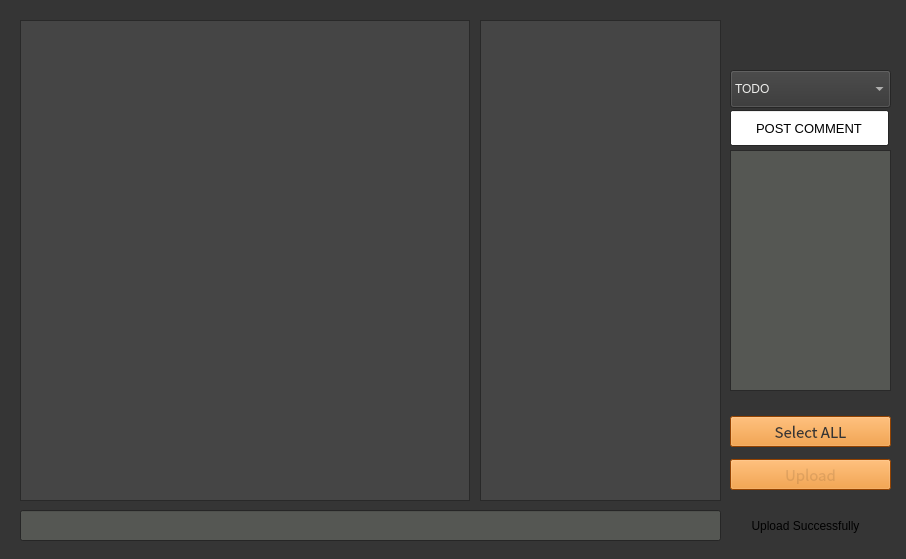
<?xml version="1.0" encoding="UTF-8"?>
<ui version="4.0">
 <class>Upload</class>
 <widget class="QWidget" name="Upload">
  <property name="windowModality">
   <enum>Qt::NonModal</enum>
  </property>
  <property name="geometry">
   <rect>
    <x>0</x>
    <y>0</y>
    <width>906</width>
    <height>559</height>
   </rect>
  </property>
  <property name="sizePolicy">
   <sizepolicy hsizetype="Preferred" vsizetype="Preferred">
    <horstretch>0</horstretch>
    <verstretch>0</verstretch>
   </sizepolicy>
  </property>
  <property name="palette">
   <palette>
    <active>
     <colorrole role="Base">
      <brush brushstyle="SolidPattern">
       <color alpha="255">
        <red>255</red>
        <green>255</green>
        <blue>255</blue>
       </color>
      </brush>
     </colorrole>
     <colorrole role="Window">
      <brush brushstyle="SolidPattern">
       <color alpha="255">
        <red>53</red>
        <green>53</green>
        <blue>53</blue>
       </color>
      </brush>
     </colorrole>
    </active>
    <inactive>
     <colorrole role="Base">
      <brush brushstyle="SolidPattern">
       <color alpha="255">
        <red>255</red>
        <green>255</green>
        <blue>255</blue>
       </color>
      </brush>
     </colorrole>
     <colorrole role="Window">
      <brush brushstyle="SolidPattern">
       <color alpha="255">
        <red>53</red>
        <green>53</green>
        <blue>53</blue>
       </color>
      </brush>
     </colorrole>
    </inactive>
    <disabled>
     <colorrole role="Base">
      <brush brushstyle="SolidPattern">
       <color alpha="255">
        <red>53</red>
        <green>53</green>
        <blue>53</blue>
       </color>
      </brush>
     </colorrole>
     <colorrole role="Window">
      <brush brushstyle="SolidPattern">
       <color alpha="255">
        <red>53</red>
        <green>53</green>
        <blue>53</blue>
       </color>
      </brush>
     </colorrole>
    </disabled>
   </palette>
  </property>
  <property name="windowTitle">
   <string>Nuki-manage</string>
  </property>
  <widget class="QLineEdit" name="dir_lineedit">
   <property name="geometry">
    <rect>
     <x>20</x>
     <y>510</y>
     <width>701</width>
     <height>31</height>
    </rect>
   </property>
   <property name="palette">
    <palette>
     <active>
      <colorrole role="Base">
       <brush brushstyle="SolidPattern">
        <color alpha="255">
         <red>85</red>
         <green>87</green>
         <blue>83</blue>
        </color>
       </brush>
      </colorrole>
     </active>
     <inactive>
      <colorrole role="Base">
       <brush brushstyle="SolidPattern">
        <color alpha="255">
         <red>85</red>
         <green>87</green>
         <blue>83</blue>
        </color>
       </brush>
      </colorrole>
     </inactive>
     <disabled>
      <colorrole role="Base">
       <brush brushstyle="SolidPattern">
        <color alpha="255">
         <red>53</red>
         <green>53</green>
         <blue>53</blue>
        </color>
       </brush>
      </colorrole>
     </disabled>
    </palette>
   </property>
   <property name="font">
    <font>
     <pointsize>10</pointsize>
    </font>
   </property>
   <property name="text">
    <string/>
   </property>
  </widget>
  <widget class="QWidget" name="layoutWidget">
   <property name="geometry">
    <rect>
     <x>730</x>
     <y>150</y>
     <width>161</width>
     <height>241</height>
    </rect>
   </property>
   <layout class="QVBoxLayout" name="verticalLayout">
    <item>
     <widget class="QPlainTextEdit" name="comment_plaintextedit">
      <property name="palette">
       <palette>
        <active>
         <colorrole role="Base">
          <brush brushstyle="SolidPattern">
           <color alpha="255">
            <red>85</red>
            <green>87</green>
            <blue>83</blue>
           </color>
          </brush>
         </colorrole>
        </active>
        <inactive>
         <colorrole role="Base">
          <brush brushstyle="SolidPattern">
           <color alpha="255">
            <red>85</red>
            <green>87</green>
            <blue>83</blue>
           </color>
          </brush>
         </colorrole>
        </inactive>
        <disabled>
         <colorrole role="Base">
          <brush brushstyle="SolidPattern">
           <color alpha="255">
            <red>53</red>
            <green>53</green>
            <blue>53</blue>
           </color>
          </brush>
         </colorrole>
        </disabled>
       </palette>
      </property>
      <property name="font">
       <font>
        <pointsize>9</pointsize>
       </font>
      </property>
      <property name="plainText">
       <string/>
      </property>
      <property name="placeholderText">
       <string notr="true" extracomment="Leave your comment..."/>
      </property>
     </widget>
    </item>
   </layout>
  </widget>
  <widget class="QWidget" name="layoutWidget_2">
   <property name="geometry">
    <rect>
     <x>730</x>
     <y>410</y>
     <width>161</width>
     <height>87</height>
    </rect>
   </property>
   <layout class="QVBoxLayout" name="verticalLayout_2">
    <item>
     <widget class="QPushButton" name="select_all_btn">
      <property name="palette">
       <palette>
        <active>
         <colorrole role="WindowText">
          <brush brushstyle="SolidPattern">
           <color alpha="255">
            <red>238</red>
            <green>238</green>
            <blue>236</blue>
           </color>
          </brush>
         </colorrole>
         <colorrole role="Button">
          <brush brushstyle="SolidPattern">
           <color alpha="255">
            <red>237</red>
            <green>141</green>
            <blue>32</blue>
           </color>
          </brush>
         </colorrole>
         <colorrole role="Light">
          <brush brushstyle="SolidPattern">
           <color alpha="25">
            <red>0</red>
            <green>0</green>
            <blue>0</blue>
           </color>
          </brush>
         </colorrole>
         <colorrole role="Dark">
          <brush brushstyle="SolidPattern">
           <color alpha="25">
            <red>0</red>
            <green>0</green>
            <blue>0</blue>
           </color>
          </brush>
         </colorrole>
         <colorrole role="Mid">
          <brush brushstyle="SolidPattern">
           <color alpha="25">
            <red>0</red>
            <green>0</green>
            <blue>0</blue>
           </color>
          </brush>
         </colorrole>
         <colorrole role="Text">
          <brush brushstyle="SolidPattern">
           <color alpha="255">
            <red>238</red>
            <green>238</green>
            <blue>236</blue>
           </color>
          </brush>
         </colorrole>
         <colorrole role="ButtonText">
          <brush brushstyle="SolidPattern">
           <color alpha="25">
            <red>0</red>
            <green>0</green>
            <blue>0</blue>
           </color>
          </brush>
         </colorrole>
         <colorrole role="Base">
          <brush brushstyle="SolidPattern">
           <color alpha="255">
            <red>53</red>
            <green>53</green>
            <blue>53</blue>
           </color>
          </brush>
         </colorrole>
         <colorrole role="Window">
          <brush brushstyle="SolidPattern">
           <color alpha="255">
            <red>206</red>
            <green>92</green>
            <blue>0</blue>
           </color>
          </brush>
         </colorrole>
         <colorrole role="PlaceholderText">
          <brush brushstyle="SolidPattern">
           <color alpha="128">
            <red>146</red>
            <green>148</green>
            <blue>149</blue>
           </color>
          </brush>
         </colorrole>
        </active>
        <inactive>
         <colorrole role="WindowText">
          <brush brushstyle="SolidPattern">
           <color alpha="255">
            <red>238</red>
            <green>238</green>
            <blue>236</blue>
           </color>
          </brush>
         </colorrole>
         <colorrole role="Button">
          <brush brushstyle="SolidPattern">
           <color alpha="255">
            <red>237</red>
            <green>141</green>
            <blue>32</blue>
           </color>
          </brush>
         </colorrole>
         <colorrole role="Light">
          <brush brushstyle="SolidPattern">
           <color alpha="25">
            <red>0</red>
            <green>0</green>
            <blue>0</blue>
           </color>
          </brush>
         </colorrole>
         <colorrole role="Dark">
          <brush brushstyle="SolidPattern">
           <color alpha="25">
            <red>0</red>
            <green>0</green>
            <blue>0</blue>
           </color>
          </brush>
         </colorrole>
         <colorrole role="Mid">
          <brush brushstyle="SolidPattern">
           <color alpha="25">
            <red>0</red>
            <green>0</green>
            <blue>0</blue>
           </color>
          </brush>
         </colorrole>
         <colorrole role="Text">
          <brush brushstyle="SolidPattern">
           <color alpha="255">
            <red>238</red>
            <green>238</green>
            <blue>236</blue>
           </color>
          </brush>
         </colorrole>
         <colorrole role="ButtonText">
          <brush brushstyle="SolidPattern">
           <color alpha="255">
            <red>53</red>
            <green>53</green>
            <blue>53</blue>
           </color>
          </brush>
         </colorrole>
         <colorrole role="Base">
          <brush brushstyle="SolidPattern">
           <color alpha="255">
            <red>53</red>
            <green>53</green>
            <blue>53</blue>
           </color>
          </brush>
         </colorrole>
         <colorrole role="Window">
          <brush brushstyle="SolidPattern">
           <color alpha="255">
            <red>206</red>
            <green>92</green>
            <blue>0</blue>
           </color>
          </brush>
         </colorrole>
         <colorrole role="PlaceholderText">
          <brush brushstyle="SolidPattern">
           <color alpha="128">
            <red>238</red>
            <green>238</green>
            <blue>236</blue>
           </color>
          </brush>
         </colorrole>
        </inactive>
        <disabled>
         <colorrole role="WindowText">
          <brush brushstyle="SolidPattern">
           <color alpha="25">
            <red>0</red>
            <green>0</green>
            <blue>0</blue>
           </color>
          </brush>
         </colorrole>
         <colorrole role="Button">
          <brush brushstyle="SolidPattern">
           <color alpha="255">
            <red>237</red>
            <green>141</green>
            <blue>32</blue>
           </color>
          </brush>
         </colorrole>
         <colorrole role="Light">
          <brush brushstyle="SolidPattern">
           <color alpha="25">
            <red>0</red>
            <green>0</green>
            <blue>0</blue>
           </color>
          </brush>
         </colorrole>
         <colorrole role="Dark">
          <brush brushstyle="SolidPattern">
           <color alpha="25">
            <red>0</red>
            <green>0</green>
            <blue>0</blue>
           </color>
          </brush>
         </colorrole>
         <colorrole role="Mid">
          <brush brushstyle="SolidPattern">
           <color alpha="255">
            <red>238</red>
            <green>236</green>
            <blue>234</blue>
           </color>
          </brush>
         </colorrole>
         <colorrole role="Text">
          <brush brushstyle="SolidPattern">
           <color alpha="25">
            <red>0</red>
            <green>0</green>
            <blue>0</blue>
           </color>
          </brush>
         </colorrole>
         <colorrole role="ButtonText">
          <brush brushstyle="SolidPattern">
           <color alpha="25">
            <red>0</red>
            <green>0</green>
            <blue>0</blue>
           </color>
          </brush>
         </colorrole>
         <colorrole role="Base">
          <brush brushstyle="SolidPattern">
           <color alpha="255">
            <red>206</red>
            <green>92</green>
            <blue>0</blue>
           </color>
          </brush>
         </colorrole>
         <colorrole role="Window">
          <brush brushstyle="SolidPattern">
           <color alpha="255">
            <red>206</red>
            <green>92</green>
            <blue>0</blue>
           </color>
          </brush>
         </colorrole>
         <colorrole role="PlaceholderText">
          <brush brushstyle="SolidPattern">
           <color alpha="128">
            <red>46</red>
            <green>52</green>
            <blue>54</blue>
           </color>
          </brush>
         </colorrole>
        </disabled>
       </palette>
      </property>
      <property name="font">
       <font>
        <family>Noto Sans CJK JP</family>
        <pointsize>11</pointsize>
        <weight>50</weight>
        <bold>false</bold>
       </font>
      </property>
      <property name="text">
       <string>Select ALL</string>
      </property>
     </widget>
    </item>
    <item>
     <widget class="QPushButton" name="upload_btn">
      <property name="palette">
       <palette>
        <active>
         <colorrole role="WindowText">
          <brush brushstyle="SolidPattern">
           <color alpha="255">
            <red>238</red>
            <green>238</green>
            <blue>236</blue>
           </color>
          </brush>
         </colorrole>
         <colorrole role="Button">
          <brush brushstyle="SolidPattern">
           <color alpha="255">
            <red>237</red>
            <green>141</green>
            <blue>32</blue>
           </color>
          </brush>
         </colorrole>
         <colorrole role="Light">
          <brush brushstyle="SolidPattern">
           <color alpha="25">
            <red>0</red>
            <green>0</green>
            <blue>0</blue>
           </color>
          </brush>
         </colorrole>
         <colorrole role="Dark">
          <brush brushstyle="SolidPattern">
           <color alpha="25">
            <red>0</red>
            <green>0</green>
            <blue>0</blue>
           </color>
          </brush>
         </colorrole>
         <colorrole role="Text">
          <brush brushstyle="SolidPattern">
           <color alpha="255">
            <red>238</red>
            <green>238</green>
            <blue>236</blue>
           </color>
          </brush>
         </colorrole>
         <colorrole role="ButtonText">
          <brush brushstyle="SolidPattern">
           <color alpha="25">
            <red>0</red>
            <green>0</green>
            <blue>0</blue>
           </color>
          </brush>
         </colorrole>
         <colorrole role="Base">
          <brush brushstyle="SolidPattern">
           <color alpha="255">
            <red>53</red>
            <green>53</green>
            <blue>53</blue>
           </color>
          </brush>
         </colorrole>
         <colorrole role="Window">
          <brush brushstyle="SolidPattern">
           <color alpha="255">
            <red>206</red>
            <green>92</green>
            <blue>0</blue>
           </color>
          </brush>
         </colorrole>
         <colorrole role="PlaceholderText">
          <brush brushstyle="SolidPattern">
           <color alpha="128">
            <red>146</red>
            <green>148</green>
            <blue>149</blue>
           </color>
          </brush>
         </colorrole>
        </active>
        <inactive>
         <colorrole role="WindowText">
          <brush brushstyle="SolidPattern">
           <color alpha="255">
            <red>238</red>
            <green>238</green>
            <blue>236</blue>
           </color>
          </brush>
         </colorrole>
         <colorrole role="Button">
          <brush brushstyle="SolidPattern">
           <color alpha="255">
            <red>237</red>
            <green>141</green>
            <blue>32</blue>
           </color>
          </brush>
         </colorrole>
         <colorrole role="Light">
          <brush brushstyle="SolidPattern">
           <color alpha="25">
            <red>0</red>
            <green>0</green>
            <blue>0</blue>
           </color>
          </brush>
         </colorrole>
         <colorrole role="Dark">
          <brush brushstyle="SolidPattern">
           <color alpha="25">
            <red>0</red>
            <green>0</green>
            <blue>0</blue>
           </color>
          </brush>
         </colorrole>
         <colorrole role="Text">
          <brush brushstyle="SolidPattern">
           <color alpha="255">
            <red>238</red>
            <green>238</green>
            <blue>236</blue>
           </color>
          </brush>
         </colorrole>
         <colorrole role="ButtonText">
          <brush brushstyle="SolidPattern">
           <color alpha="25">
            <red>0</red>
            <green>0</green>
            <blue>0</blue>
           </color>
          </brush>
         </colorrole>
         <colorrole role="Base">
          <brush brushstyle="SolidPattern">
           <color alpha="255">
            <red>53</red>
            <green>53</green>
            <blue>53</blue>
           </color>
          </brush>
         </colorrole>
         <colorrole role="Window">
          <brush brushstyle="SolidPattern">
           <color alpha="255">
            <red>206</red>
            <green>92</green>
            <blue>0</blue>
           </color>
          </brush>
         </colorrole>
         <colorrole role="PlaceholderText">
          <brush brushstyle="SolidPattern">
           <color alpha="128">
            <red>238</red>
            <green>238</green>
            <blue>236</blue>
           </color>
          </brush>
         </colorrole>
        </inactive>
        <disabled>
         <colorrole role="WindowText">
          <brush brushstyle="SolidPattern">
           <color alpha="25">
            <red>0</red>
            <green>0</green>
            <blue>0</blue>
           </color>
          </brush>
         </colorrole>
         <colorrole role="Button">
          <brush brushstyle="SolidPattern">
           <color alpha="255">
            <red>237</red>
            <green>141</green>
            <blue>32</blue>
           </color>
          </brush>
         </colorrole>
         <colorrole role="Light">
          <brush brushstyle="SolidPattern">
           <color alpha="25">
            <red>0</red>
            <green>0</green>
            <blue>0</blue>
           </color>
          </brush>
         </colorrole>
         <colorrole role="Dark">
          <brush brushstyle="SolidPattern">
           <color alpha="25">
            <red>0</red>
            <green>0</green>
            <blue>0</blue>
           </color>
          </brush>
         </colorrole>
         <colorrole role="Text">
          <brush brushstyle="SolidPattern">
           <color alpha="25">
            <red>0</red>
            <green>0</green>
            <blue>0</blue>
           </color>
          </brush>
         </colorrole>
         <colorrole role="ButtonText">
          <brush brushstyle="SolidPattern">
           <color alpha="25">
            <red>0</red>
            <green>0</green>
            <blue>0</blue>
           </color>
          </brush>
         </colorrole>
         <colorrole role="Base">
          <brush brushstyle="SolidPattern">
           <color alpha="255">
            <red>206</red>
            <green>92</green>
            <blue>0</blue>
           </color>
          </brush>
         </colorrole>
         <colorrole role="Window">
          <brush brushstyle="SolidPattern">
           <color alpha="255">
            <red>206</red>
            <green>92</green>
            <blue>0</blue>
           </color>
          </brush>
         </colorrole>
         <colorrole role="PlaceholderText">
          <brush brushstyle="SolidPattern">
           <color alpha="128">
            <red>46</red>
            <green>52</green>
            <blue>54</blue>
           </color>
          </brush>
         </colorrole>
        </disabled>
       </palette>
      </property>
      <property name="font">
       <font>
        <family>Noto Sans CJK JP</family>
        <pointsize>11</pointsize>
        <weight>50</weight>
        <bold>false</bold>
       </font>
      </property>
      <property name="text">
       <string>Upload</string>
      </property>
     </widget>
    </item>
   </layout>
  </widget>
  <widget class="QComboBox" name="status_combo">
   <property name="geometry">
    <rect>
     <x>730</x>
     <y>70</y>
     <width>161</width>
     <height>38</height>
    </rect>
   </property>
   <property name="palette">
    <palette>
     <active>
      <colorrole role="Button">
       <brush brushstyle="SolidPattern">
        <color alpha="255">
         <red>53</red>
         <green>53</green>
         <blue>53</blue>
        </color>
       </brush>
      </colorrole>
      <colorrole role="ButtonText">
       <brush brushstyle="SolidPattern">
        <color alpha="255">
         <red>238</red>
         <green>238</green>
         <blue>236</blue>
        </color>
       </brush>
      </colorrole>
     </active>
     <inactive>
      <colorrole role="Button">
       <brush brushstyle="SolidPattern">
        <color alpha="255">
         <red>53</red>
         <green>53</green>
         <blue>53</blue>
        </color>
       </brush>
      </colorrole>
      <colorrole role="ButtonText">
       <brush brushstyle="SolidPattern">
        <color alpha="255">
         <red>238</red>
         <green>238</green>
         <blue>236</blue>
        </color>
       </brush>
      </colorrole>
     </inactive>
     <disabled>
      <colorrole role="Button">
       <brush brushstyle="SolidPattern">
        <color alpha="255">
         <red>53</red>
         <green>53</green>
         <blue>53</blue>
        </color>
       </brush>
      </colorrole>
      <colorrole role="ButtonText">
       <brush brushstyle="SolidPattern">
        <color alpha="255">
         <red>146</red>
         <green>148</green>
         <blue>149</blue>
        </color>
       </brush>
      </colorrole>
     </disabled>
    </palette>
   </property>
   <item>
    <property name="text">
     <string>TODO</string>
    </property>
   </item>
   <item>
    <property name="text">
     <string>Done</string>
    </property>
   </item>
   <item>
    <property name="text">
     <string>Ready</string>
    </property>
   </item>
   <item>
    <property name="text">
     <string>Retake</string>
    </property>
   </item>
   <item>
    <property name="text">
     <string>WFA</string>
    </property>
   </item>
   <item>
    <property name="text">
     <string>WIP</string>
    </property>
   </item>
  </widget>
  <widget class="QLineEdit" name="comment_lineedit">
   <property name="geometry">
    <rect>
     <x>730</x>
     <y>110</y>
     <width>159</width>
     <height>36</height>
    </rect>
   </property>
   <property name="palette">
    <palette>
     <active>
      <colorrole role="Highlight">
       <brush brushstyle="SolidPattern">
        <color alpha="25">
         <red>0</red>
         <green>0</green>
         <blue>0</blue>
        </color>
       </brush>
      </colorrole>
     </active>
     <inactive>
      <colorrole role="Highlight">
       <brush brushstyle="SolidPattern">
        <color alpha="25">
         <red>0</red>
         <green>0</green>
         <blue>0</blue>
        </color>
       </brush>
      </colorrole>
     </inactive>
     <disabled>
      <colorrole role="Highlight">
       <brush brushstyle="SolidPattern">
        <color alpha="255">
         <red>53</red>
         <green>132</green>
         <blue>228</blue>
        </color>
       </brush>
      </colorrole>
     </disabled>
    </palette>
   </property>
   <property name="font">
    <font>
     <pointsize>10</pointsize>
    </font>
   </property>
   <property name="text">
    <string>POST COMMENT</string>
   </property>
   <property name="echoMode">
    <enum>QLineEdit::Normal</enum>
   </property>
   <property name="alignment">
    <set>Qt::AlignCenter</set>
   </property>
   <property name="dragEnabled">
    <bool>false</bool>
   </property>
   <property name="readOnly">
    <bool>true</bool>
   </property>
   <property name="clearButtonEnabled">
    <bool>false</bool>
   </property>
  </widget>
  <widget class="QListView" name="exr_list">
   <property name="geometry">
    <rect>
     <x>480</x>
     <y>20</y>
     <width>241</width>
     <height>481</height>
    </rect>
   </property>
   <property name="palette">
    <palette>
     <active>
      <colorrole role="Text">
       <brush brushstyle="SolidPattern">
        <color alpha="255">
         <red>46</red>
         <green>52</green>
         <blue>54</blue>
        </color>
       </brush>
      </colorrole>
      <colorrole role="Base">
       <brush brushstyle="SolidPattern">
        <color alpha="255">
         <red>69</red>
         <green>69</green>
         <blue>69</blue>
        </color>
       </brush>
      </colorrole>
      <colorrole role="PlaceholderText">
       <brush brushstyle="NoBrush">
        <color alpha="128">
         <red>46</red>
         <green>52</green>
         <blue>54</blue>
        </color>
       </brush>
      </colorrole>
     </active>
     <inactive>
      <colorrole role="Text">
       <brush brushstyle="SolidPattern">
        <color alpha="255">
         <red>46</red>
         <green>52</green>
         <blue>54</blue>
        </color>
       </brush>
      </colorrole>
      <colorrole role="Base">
       <brush brushstyle="SolidPattern">
        <color alpha="255">
         <red>69</red>
         <green>69</green>
         <blue>69</blue>
        </color>
       </brush>
      </colorrole>
      <colorrole role="PlaceholderText">
       <brush brushstyle="NoBrush">
        <color alpha="128">
         <red>46</red>
         <green>52</green>
         <blue>54</blue>
        </color>
       </brush>
      </colorrole>
     </inactive>
     <disabled>
      <colorrole role="Text">
       <brush brushstyle="SolidPattern">
        <color alpha="255">
         <red>146</red>
         <green>148</green>
         <blue>149</blue>
        </color>
       </brush>
      </colorrole>
      <colorrole role="Base">
       <brush brushstyle="SolidPattern">
        <color alpha="255">
         <red>53</red>
         <green>53</green>
         <blue>53</blue>
        </color>
       </brush>
      </colorrole>
      <colorrole role="PlaceholderText">
       <brush brushstyle="NoBrush">
        <color alpha="128">
         <red>46</red>
         <green>52</green>
         <blue>54</blue>
        </color>
       </brush>
      </colorrole>
     </disabled>
    </palette>
   </property>
  </widget>
  <widget class="QTreeView" name="treeView">
   <property name="geometry">
    <rect>
     <x>20</x>
     <y>20</y>
     <width>450</width>
     <height>481</height>
    </rect>
   </property>
   <property name="palette">
    <palette>
     <active>
      <colorrole role="Text">
       <brush brushstyle="SolidPattern">
        <color alpha="255">
         <red>46</red>
         <green>52</green>
         <blue>54</blue>
        </color>
       </brush>
      </colorrole>
      <colorrole role="ButtonText">
       <brush brushstyle="SolidPattern">
        <color alpha="255">
         <red>85</red>
         <green>87</green>
         <blue>83</blue>
        </color>
       </brush>
      </colorrole>
      <colorrole role="Base">
       <brush brushstyle="SolidPattern">
        <color alpha="255">
         <red>69</red>
         <green>69</green>
         <blue>69</blue>
        </color>
       </brush>
      </colorrole>
      <colorrole role="Highlight">
       <brush brushstyle="SolidPattern">
        <color alpha="255">
         <red>237</red>
         <green>141</green>
         <blue>32</blue>
        </color>
       </brush>
      </colorrole>
      <colorrole role="PlaceholderText">
       <brush brushstyle="NoBrush">
        <color alpha="128">
         <red>46</red>
         <green>52</green>
         <blue>54</blue>
        </color>
       </brush>
      </colorrole>
     </active>
     <inactive>
      <colorrole role="Text">
       <brush brushstyle="SolidPattern">
        <color alpha="255">
         <red>46</red>
         <green>52</green>
         <blue>54</blue>
        </color>
       </brush>
      </colorrole>
      <colorrole role="ButtonText">
       <brush brushstyle="SolidPattern">
        <color alpha="255">
         <red>85</red>
         <green>87</green>
         <blue>83</blue>
        </color>
       </brush>
      </colorrole>
      <colorrole role="Base">
       <brush brushstyle="SolidPattern">
        <color alpha="255">
         <red>69</red>
         <green>69</green>
         <blue>69</blue>
        </color>
       </brush>
      </colorrole>
      <colorrole role="Highlight">
       <brush brushstyle="SolidPattern">
        <color alpha="255">
         <red>237</red>
         <green>141</green>
         <blue>32</blue>
        </color>
       </brush>
      </colorrole>
      <colorrole role="PlaceholderText">
       <brush brushstyle="NoBrush">
        <color alpha="128">
         <red>46</red>
         <green>52</green>
         <blue>54</blue>
        </color>
       </brush>
      </colorrole>
     </inactive>
     <disabled>
      <colorrole role="Text">
       <brush brushstyle="SolidPattern">
        <color alpha="255">
         <red>146</red>
         <green>148</green>
         <blue>149</blue>
        </color>
       </brush>
      </colorrole>
      <colorrole role="ButtonText">
       <brush brushstyle="SolidPattern">
        <color alpha="255">
         <red>146</red>
         <green>148</green>
         <blue>149</blue>
        </color>
       </brush>
      </colorrole>
      <colorrole role="Base">
       <brush brushstyle="SolidPattern">
        <color alpha="255">
         <red>53</red>
         <green>53</green>
         <blue>53</blue>
        </color>
       </brush>
      </colorrole>
      <colorrole role="Highlight">
       <brush brushstyle="SolidPattern">
        <color alpha="255">
         <red>53</red>
         <green>132</green>
         <blue>228</blue>
        </color>
       </brush>
      </colorrole>
      <colorrole role="PlaceholderText">
       <brush brushstyle="NoBrush">
        <color alpha="128">
         <red>46</red>
         <green>52</green>
         <blue>54</blue>
        </color>
       </brush>
      </colorrole>
     </disabled>
    </palette>
   </property>
  </widget>
  <widget class="QLabel" name="upload_msg_label">
   <property name="geometry">
    <rect>
     <x>730</x>
     <y>510</y>
     <width>151</width>
     <height>31</height>
    </rect>
   </property>
   <property name="text">
    <string>Upload Successfully</string>
   </property>
   <property name="alignment">
    <set>Qt::AlignCenter</set>
   </property>
  </widget>
 </widget>
 <resources/>
 <connections/>
</ui>
